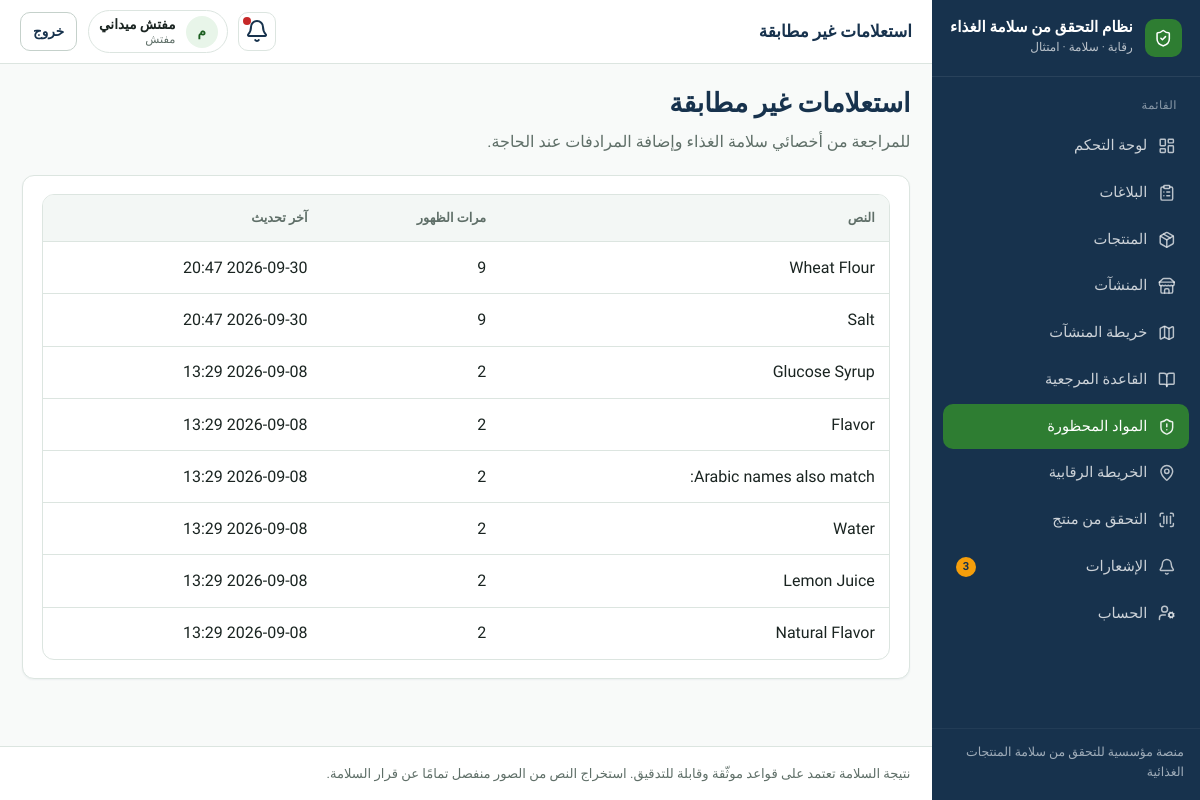
Screenshot of /ingredients/unmatched/ (signed in) with the database file from the repository.
### apps/accounts/models.py (models this page shows, shortened)
class User(AbstractUser):
    id = models.UUIDField(primary_key=True, default=uuid.uuid4, editable=False)
    full_name = models.CharField("الاسم الكامل", max_length=150, blank=True)
    phone = models.CharField("الهاتف", max_length=20, blank=True, null=True, unique=True)
    role = models.CharField(
        max_length=32,
        choices=Role.choices,
        default=Role.USER,
        db_index=True,
    )
    preferred_language = models.CharField(
        max_length=2,
        choices=[("ar", "العربية"), ("en", "English")],
        default="ar",
    )
    is_active = models.BooleanField(default=True)
    class Meta:
        verbose_name = "مستخدم"
        verbose_name_plural = "المستخدمون"
        ordering = ["-date_joined"]
    @property
    def can_manage_ingredients(self):
        return self.role in {Role.ADMIN, Role.INSPECTOR}

### apps/ingredients/models.py (models this page shows)
class UnmatchedQuery(models.Model):
    id = models.UUIDField(primary_key=True, default=uuid.uuid4, editable=False)
    query_text = models.CharField(max_length=255)
    query_normalized = models.CharField(max_length=255, db_index=True)
    hit_count = models.PositiveIntegerField(default=1)
    resolved = models.BooleanField(default=False)
    created_at = models.DateTimeField(auto_now_add=True)
    updated_at = models.DateTimeField(auto_now=True)

### apps/ingredients/views.py (the view)
# urls.py: path("unmatched/", views.unmatched_list, name="unmatched"),
@login_required
def unmatched_list(request):
    if not request.user.can_manage_ingredients:
        return redirect("core:home")
    items = UnmatchedQuery.objects.filter(resolved=False).order_by("-hit_count")[:200]
    return render(request, "ingredients/unmatched.html", {"items": items})

### apps/core/context_processors.py (called while the page is built)
def _item(label, url_name, icon, match_prefixes=None):
    return {
        "label": label,
        "url_name": url_name,
        "icon": icon,
        "match_prefixes": match_prefixes or [],
    }

### templates/ingredients/unmatched.html (shortened to what this page needs)
{% extends "base.html" %}
{% block topbar_title %}استعلامات غير مطابقة{% endblock %}
{% block content %}
<div class="page-header">
  <div>
    <h1>استعلامات غير مطابقة</h1>
    <p class="lead">للمراجعة من أخصائي سلامة الغذاء وإضافة المرادفات عند الحاجة.</p>
  </div>
</div>
<section class="card">
  <div class="table-wrap">
    <table class="table">
      <thead><tr><th>النص</th><th>مرات الظهور</th><th>آخر تحديث</th></tr></thead>
      <tbody>
        {% for i in items %}
        <tr><td>{{ i.query_text }}</td><td>{{ i.hit_count }}</td><td>{{ i.updated_at|date:"Y-m-d H:i" }}</td></tr>
        {% empty %}
        <tr><td colspan="3"><div class="empty-state"><h3>لا توجد استعلامات معلّقة</h3></div></td></tr>
        {% endfor %}
      </tbody>
    </table>
  </div>
</section>
{% endblock %}

### templates/base.html (shortened to what this page needs)
{% load static %}
<!DOCTYPE html>
<html lang="ar" dir="rtl">
<head>
  <link rel="stylesheet" href="{% static 'css/design-system.css' %}">
</head>
<body class="{% block body_class %}{% endblock %}">
{% if use_app_shell %}
  <div class="app-shell">
    <aside class="sidebar" id="sidebar">
      <a class="sidebar-brand" href="{% url 'core:home' %}">
        <span class="brand-mark" aria-hidden="true"><i data-lucide="shield-check"></i></span>
        <span class="brand-text">
          <strong>{{ app_name_ar }}</strong>
          <span>رقابة · سلامة · امتثال</span>
        </span>
      </a>
      <nav class="sidebar-nav" aria-label="القائمة الرئيسية">
        <div class="nav-section">
          <div class="nav-section-title">القائمة</div>
          {% for item in nav_items %}
            <a class="nav-link {% if item.active %}active{% endif %}" href="{{ item.url }}">
              <i data-lucide="{{ item.icon }}"></i>
              <span>{{ item.label }}</span>
              {% if item.url_name == 'notifications:list' and unread_notifications %}
                <span class="nav-badge">{{ unread_notifications }}</span>
              {% endif %}
            </a>
          {% endfor %}
        </div>
      </nav>
      <div class="sidebar-footer">منصة مؤسسية للتحقق من سلامة المنتجات الغذائية</div>
    </aside>
    <div class="main-wrap">
      <header class="topbar">
        <div class="topbar-left">
          <div class="page-title-top">{% block topbar_title %}{{ app_name_ar }}{% endblock %}</div>
        </div>
        <div class="topbar-right">
          <a class="icon-btn" href="{% url 'notifications:list' %}" title="الإشعارات" aria-label="الإشعارات">
            <i data-lucide="bell"></i>
            {% if unread_notifications %}<span class="dot"></span>{% endif %}
          </a>
          <div class="user-chip">
            <span class="user-avatar">{{ user.full_name|default:user.username|make_list|first|upper }}</span>
            <span class="user-meta">
              <strong>{{ user.full_name|default:user.username }}</strong>
              <span>{{ user.get_role_display }}</span>
            </span>
          </div>
          <form method="post" action="{% url 'accounts:logout' %}">
            <button class="btn btn-secondary btn-sm" type="submit">خروج</button>
          </form>
        </div>
      </header>
{% endif %}
      <main class="content"{% if not use_app_shell %} style="max-width:1100px;margin:0 auto"{% endif %}>
        {% block content %}{% endblock %}
      </main>
{% if use_app_shell %}
      <footer class="app-footer">
        نتيجة السلامة تعتمد على قواعد موثّقة وقابلة للتدقيق. استخراج النص من الصور منفصل تمامًا عن قرار السلامة.
      </footer>
    </div>
  </div>
{% else %}
  </div>
{% endif %}
</body>
</html>

### rows the page displays
User: full_name|make_list "م", full_name "مفتش ميداني", role "مفتش"
UnmatchedQuery: query_text "Wheat Flour", hit_count "9", updated_at "2026-09-30 20:47"
UnmatchedQuery: query_text "Salt", hit_count "9", updated_at "2026-09-30 20:47"
UnmatchedQuery: query_text "Glucose Syrup", hit_count "2", updated_at "2026-09-08 13:29"
UnmatchedQuery: query_text "Flavor", hit_count "2", updated_at "2026-09-08 13:29"
UnmatchedQuery: query_text "Arabic names also match:", hit_count "2", updated_at "2026-09-08 13:29"
UnmatchedQuery: query_text "Water", hit_count "2", updated_at "2026-09-08 13:29"
UnmatchedQuery: query_text "Lemon Juice", hit_count "2", updated_at "2026-09-08 13:29"
UnmatchedQuery: query_text "Natural Flavor", hit_count "2", updated_at "2026-09-08 13:29"

### other values shown
{{ app_name_ar }} "نظام التحقق من سلامة الغذاء"
{{ item.label }} "لوحة التحكم" "البلاغات" "المنتجات" "المنشآت" "خريطة المنشآت" "القاعدة المرجعية" "المواد المحظورة" "الخريطة الرقابية" "التحقق من منتج" "الإشعارات" "الحساب"
{{ unread_notifications }} "3"
